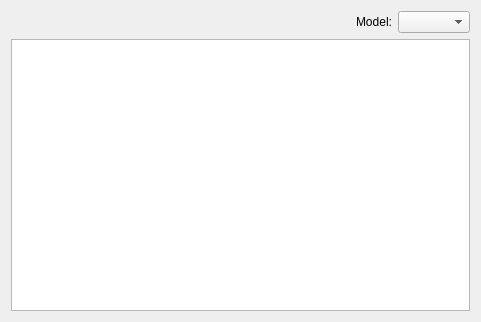
<?xml version="1.0" encoding="UTF-8"?>
<ui version="4.0">
 <author>Volker Krause &lt;vkrause@kde.org&gt;</author>
 <class>ItemViewWidget</class>
 <widget class="QWidget" name="ItemViewWidget">
  <property name="geometry">
   <rect>
    <x>0</x>
    <y>0</y>
    <width>481</width>
    <height>322</height>
   </rect>
  </property>
  <layout class="QGridLayout">
   <item row="0" column="0">
    <spacer>
     <property name="orientation">
      <enum>Qt::Horizontal</enum>
     </property>
     <property name="sizeHint" stdset="0">
      <size>
       <width>40</width>
       <height>20</height>
      </size>
     </property>
    </spacer>
   </item>
   <item row="0" column="1">
    <widget class="QLabel" name="label">
     <property name="text">
      <string comment="model name">Model:</string>
     </property>
     <property name="buddy">
      <cstring>modelBox</cstring>
     </property>
    </widget>
   </item>
   <item row="0" column="2">
    <widget class="KComboBox" name="modelBox"/>
   </item>
   <item row="1" column="0" colspan="3">
    <widget class="Akonadi::EntityTreeView" name="itemView">
     <property name="dragEnabled">
      <bool>true</bool>
     </property>
     <property name="alternatingRowColors">
      <bool>true</bool>
     </property>
     <property name="rootIsDecorated">
      <bool>false</bool>
     </property>
    </widget>
   </item>
  </layout>
 </widget>
 <customwidgets>
  <customwidget>
   <class>Akonadi::EntityTreeView</class>
   <extends>QTreeView</extends>
   <header location="global">Akonadi/EntityTreeView</header>
  </customwidget>
  <customwidget>
   <class>KComboBox</class>
   <extends>QComboBox</extends>
   <header>kcombobox.h</header>
  </customwidget>
 </customwidgets>
 <resources/>
 <connections/>
</ui>
